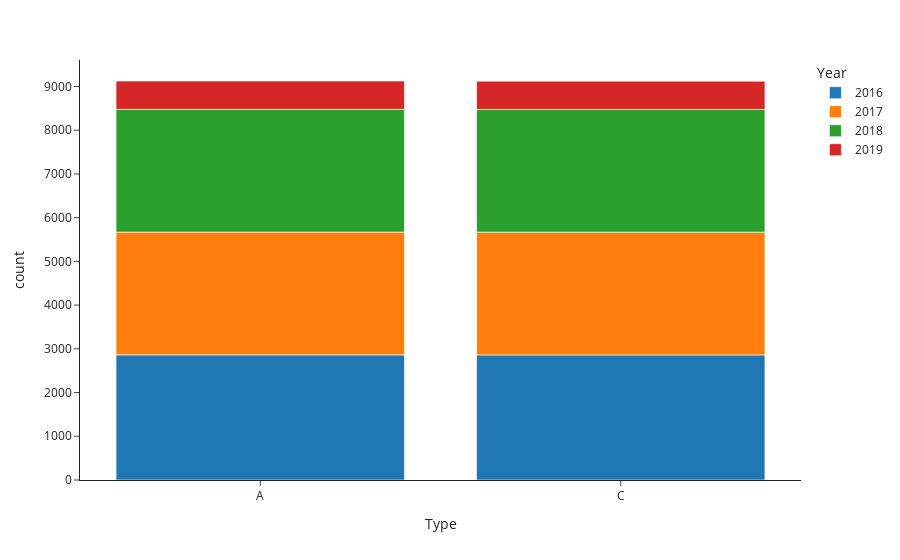

Source (notebook cell):
### Markdown cell above
#### Product Type by Year

### Code cell
fig = px.histogram(df_product_a, x = "Type", color = "Year")
fig.show()

### Figure 1 — Plotly figure (JSON) as saved in the notebook; plotly's stock layout.template omitted (floating-point values rounded to 4 significant figures; data arrays with more than 128 entries replaced by an {"elided": "..."} marker saying what was removed)
{"data": [{"alignmentgroup": "True", "bingroup": "x", "hoverlabel": {"namelength": 0}, "hovertemplate": "Year=2016<br>Type=%{x}<br>count=%{y}", "legendgroup": "2016", "marker": {"color": "#1F77B4"}, "name": "2016", "offsetgroup": "2016", "orientation": "v", "showlegend": true, "type": "histogram", "x": {"elided": "5723 str values"}, "xaxis": "x", "yaxis": "y"}, {"alignmentgroup": "True", "bingroup": "x", "hoverlabel": {"namelength": 0}, "hovertemplate": "Year=2017<br>Type=%{x}<br>count=%{y}", "legendgroup": "2017", "marker": {"color": "#FF7F0E"}, "name": "2017", "offsetgroup": "2017", "orientation": "v", "showlegend": true, "type": "histogram", "x": {"elided": "5616 str values"}, "xaxis": "x", "yaxis": "y"}, {"alignmentgroup": "True", "bingroup": "x", "hoverlabel": {"namelength": 0}, "hovertemplate": "Year=2018<br>Type=%{x}<br>count=%{y}", "legendgroup": "2018", "marker": {"color": "#2CA02C"}, "name": "2018", "offsetgroup": "2018", "orientation": "v", "showlegend": true, "type": "histogram", "x": {"elided": "5614 str values"}, "xaxis": "x", "yaxis": "y"}, {"alignmentgroup": "True", "bingroup": "x", "hoverlabel": {"namelength": 0}, "hovertemplate": "Year=2019<br>Type=%{x}<br>count=%{y}", "legendgroup": "2019", "marker": {"color": "#D62728"}, "name": "2019", "offsetgroup": "2019", "orientation": "v", "showlegend": true, "type": "histogram", "x": {"elided": "1296 str values"}, "xaxis": "x", "yaxis": "y"}], "layout": {"barmode": "relative", "legend": {"title": {"text": "Year"}, "tracegroupgap": 0}, "margin": {"t": 60}, "xaxis": {"anchor": "y", "domain": [0, 1], "title": {"text": "Type"}}, "yaxis": {"anchor": "x", "domain": [0, 1], "title": {"text": "count"}}}}
